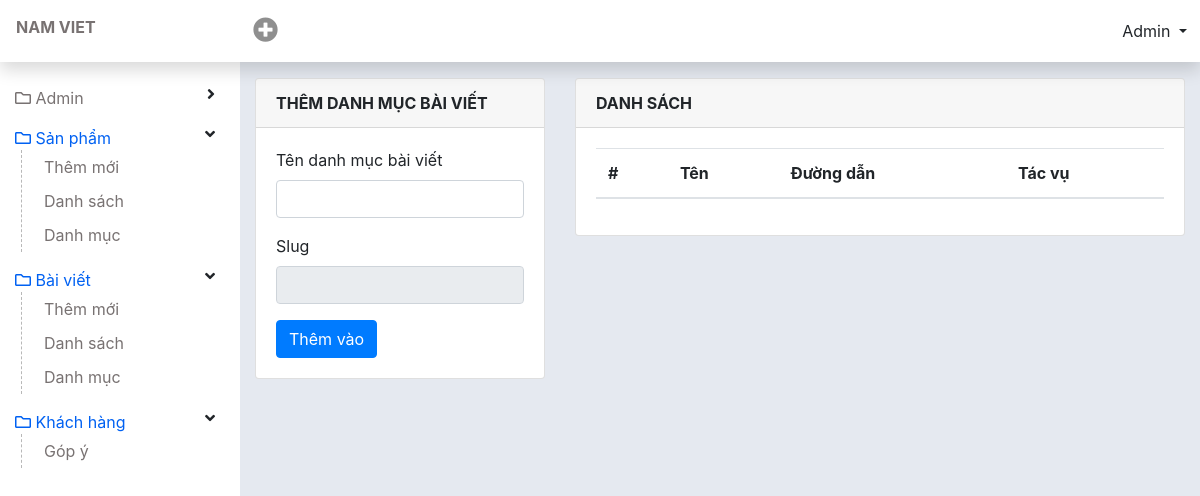
The app's page /admin/cat-post.php (signed in), older data.
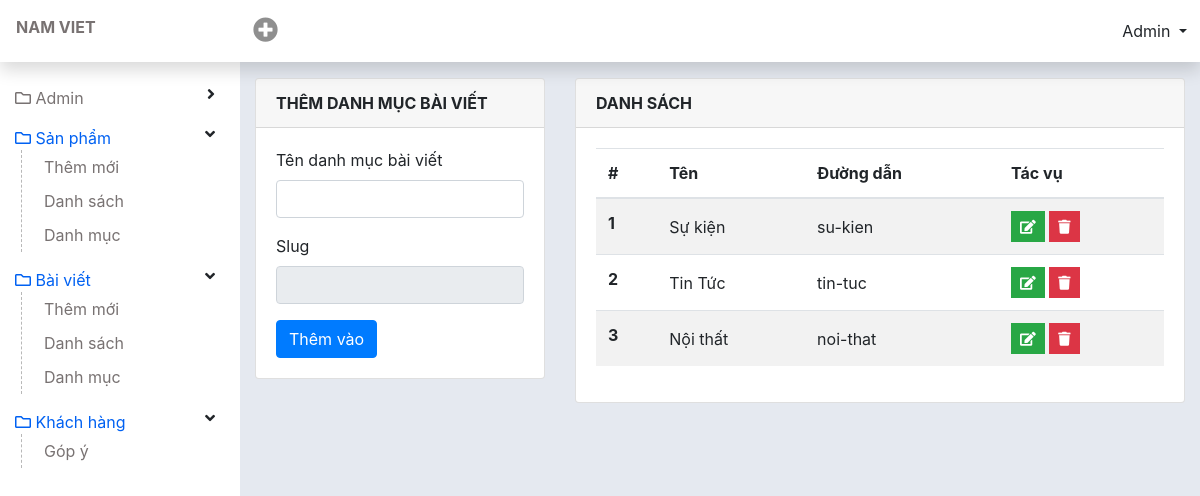
The same page, newer data.
### tables this page shows
CREATE TABLE `tbl_cat_post` (
  `id` int(20) NOT NULL,
  `name` varchar(255) NOT NULL,
  `slug` varchar(255) NOT NULL
);

### lib/database.php (called while the page is built, shortened)
<?php
class Database{
  public $host   = DB_HOST;
  public $user   = DB_USER;
  public $pass   = DB_PASS;
  public $dbname = DB_NAME;
  public $link;
private function connectDB(){
  $this -> link = new mysqli($this->host, $this->user, $this->pass, $this->dbname);
    mysqli_set_charset($this->link, 'UTF8');
}
public function select($query){
  $result = $this->link->query($query) or
  die($this->link->error.__LINE__);
  if($result->num_rows > 0){
    return $result;
  } else {
    return false;
  }
}
}
?>

### classes/category.php (called while the page is built, shortened)
<?php
    $filepath = realpath(dirname(__FILE__));
    include_once ($filepath. '/../lib/database.php');
?>
<?php
    class category {
        private $db;
        public function __construct() {
            $this->db = new Database();
        }
        public function show_cat_post(){
            $query = "SELECT * FROM tbl_cat_post ORDER BY id DESC";
            $result = $this->db->select($query);
            return $result;
        }
    }
?>

### admin/cat-post.php (the view, shortened to what this page needs)
<?php include 'inc/header.php';?>
<?php include '../classes/category.php';?>
<?php
	$cat = new category();
?>
<div id="wp-content">
  <div id="content" class="container-fluid">
    <div class="row">
      <div class="col-4">
        <?php if(isset($_GET['catid']) && $_GET['catid']!=NULL){
          $id = $_GET['catid'];
          $get_cate_name = $cat->getcatpostbyId($id);
          $result = $get_cate_name->fetch_assoc();
        ?>
        <div class="card">
          <div class="card-header font-weight-bold">
            Chỉnh sửa danh mục
          </div>
          <?php if(isset($updateCat)){echo $updateCat ;}?>
          <div class="card-body">
            <form method="post" action="">
              <div class="form-group">
                <label for="name">Sửa tên danh mục</label>
                <input class="form-control" type="text" name="editcatName" id="slug" onkeyup="ChangeToSlug()"
                  value="<?php echo $result['name'] ?>">
              </div>
              <div class="form-group">
                <label for="name">Slug</label>
                <input class="form-control" type="text" name="editslug" id="convert_slug" readonly
                  value="<?php echo $result['slug'] ?>">
              </div>
              <input type="submit" name="edit" Value="Cập nhật" class="btn btn-primary">
            </form>
          </div>
        </div>
        <?php }else{ ?>
        <div class="card">
          <div class="card-header font-weight-bold">
            Thêm danh mục bài viết
          </div>
          <div class="card-body">
            <form method="post">
              <div class="form-group">
                <label for="name">Tên danh mục bài viết</label>
                <input class="form-control" type="text" name="name" id="slug" onkeyup="ChangeToSlug()">
              </div>
              <div class="form-group">
                <label for="name">Slug</label>
                <input class="form-control" type="text" name="slug" id="convert_slug" readonly>
              </div>
              <input type="submit" name="add" Value="Thêm vào" class="btn btn-primary">
            </form>
          </div>
        </div>
        <?php } ?>
      </div>
      <div class="col-8">
        <div class="card">
          <div class="card-header font-weight-bold">
            Danh sách
          </div>
          <div class="card-body">
            <table class="table table-striped" id="DataTable">
              <thead>
                <tr>
                  <th scope="col">#</th>
                  <th scope="col">Tên</th>
                  <th scope="col">Đường dẫn</th>
                  <th scope="col">Tác vụ</th>
                </tr>
              </thead>
              <tbody class="order_position">
                <?php
                    $show_cat_post = $cat -> show_cat_post();
                    if($show_cat_post){
                      $i=0;
                        while($result = $show_cat_post->fetch_assoc()){
                          $i++;
                  ?>
                <tr id="<?php echo $result['id'] ?>">
                  <th scope="row"><?php echo $i ?></th>
                  <td><?php echo $result['name'] ?></td>
                  <td><?php echo $result['slug'] ?></td>
                  <td>
                    <a href="?catid=<?php echo $result['id'] ?>" class="btn btn-success btn-sm rounded-0 text-white"
                      type="button" data-toggle="tooltip" data-placement="top" title="Edit"><i
                        class="fa fa-edit"></i></a>
                    <a href="?delid=<?php echo $result['id'] ?>" onclick="return confirm('bạn có muốn xoá không?')"
                      class="btn btn-danger btn-sm rounded-0 text-white" type="button" data-toggle="tooltip"
                      data-placement="top" title="Delete"><i class="fa fa-trash"></i></a>
                  </td>
                </tr>
                <?php } } ?>
              </tbody>
            </table>
          </div>
        </div>
      </div>
    </div>
  </div>
</div>
<?php include 'inc/footer.php';?>

Row changes from the older to the newer data that the page shows:
added tbl_cat_post: name "Sự kiện", slug "su-kien"
added tbl_cat_post: name "Tin Tức", slug "tin-tuc"
added tbl_cat_post: name "Nội thất", slug "noi-that"
